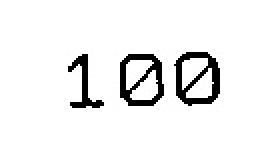
#> input picture src/proto-2018-x-corps/test_data/roi_image_sample-1.jpg, 135 x 81 px, found by its file name (shown 2 times larger)
$ python ocr_engine-new.py
#> lines starting #> are read from the running program, lines starting #| are printed output that depends on the picture
import platform
from PIL import Image

class OCREngine():
    tessdata_config = None

    def __init__(self, tesseract_exe_loc):
        if(platform.system() == 'Windows') :
            # pytesseract.pytesseract.tesseract_cmd = r'' + tesseract_exe_loc
            print('put the code of new library you found here.')

    def execute_ocr(self, image, data_path):
        tessdata_config  = r'--tessdata-dir "'+ data_path + '" --psm 6'
        # ocr_res = pytesseract.image_to_string(image, lang = 'cnc-2018', config = tessdata_config)
        ocr_res = 'put the code of new library you found here.'

        return ocr_res

if __name__ == '__main__':
    ocr_engine = OCREngine('C:\\Program Files\\Tesseract-OCR\\tesseract.exe')

    image = Image.open('sample_image/roi_image_sample-1.jpg')
#> image is the input picture: PIL image 135x81 L; min 0, max 255, mean 238.9
    ocr_res = ocr_engine.execute_ocr(image, "C:\\Program Files\\Tesseract-OCR\\tessdata")
    print(ocr_res)
#| put the code of new library you found here.

    image = Image.open('sample_image/roi_image_sample-2.jpg')
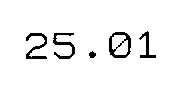
#> input picture src/proto-2018-x-corps/test_data/roi_image_sample-2.jpg, 181 x 86 px, found by its file name
#> image is the input picture: PIL image 181x86 L; min 0, max 255, mean 241.5
    ocr_res = ocr_engine.execute_ocr(image, "C:\\Program Files\\Tesseract-OCR\\tessdata")
    print(ocr_res)
#| put the code of new library you found here.

    image = Image.open('sample_image/roi_image_sample-3.jpg')
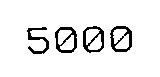
#> input picture src/proto-2018-x-corps/test_data/roi_image_sample-3.jpg, 160 x 77 px, found by its file name
#> image is the input picture: PIL image 160x77 L; min 0, max 255, mean 235.9
    ocr_res = ocr_engine.execute_ocr(image, "C:\\Program Files\\Tesseract-OCR\\tessdata")
    print(ocr_res)
#| put the code of new library you found here.
